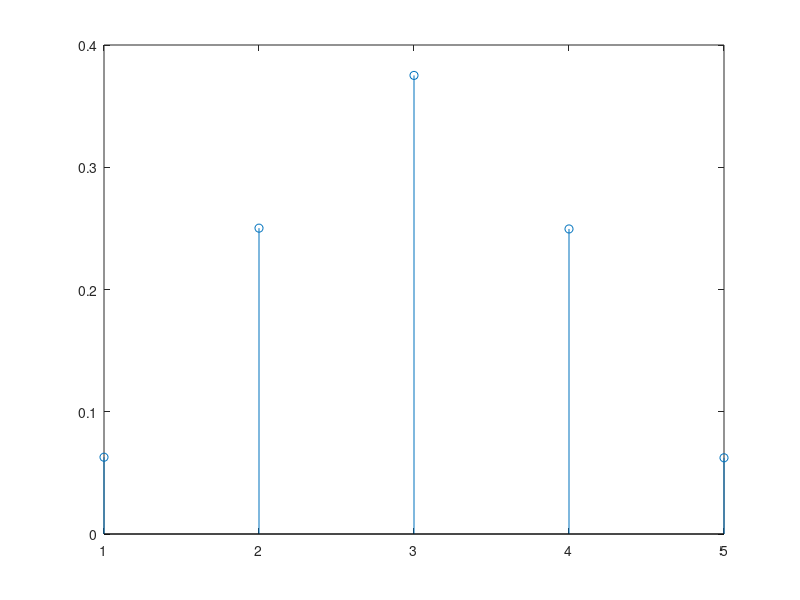

This chart was generated by the following MATLAB code:
%% a)
clc
N = 10e5;
pCara = 0.5;
prob = rand(4,N) > pCara;
ncoroas = sum(prob);

px = zeros(1,5);

for i = 1:5
    px(i) = sum(ncoroas == (i-1)) / N;
end
px

% b)
variancia = var(ncoroas);
media = mean(ncoroas);

% c)

stem([1, 2, 3, 4, 5],px)




